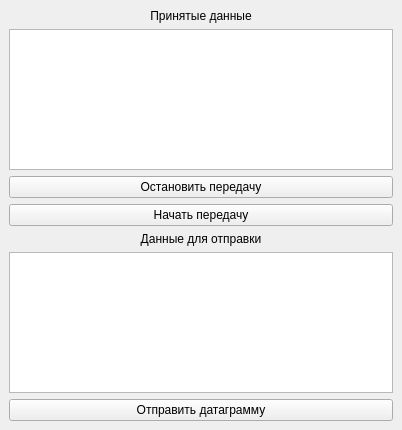
<?xml version="1.0" encoding="UTF-8"?>
<ui version="4.0">
 <class>MainWindow</class>
 <widget class="QMainWindow" name="MainWindow">
  <property name="geometry">
   <rect>
    <x>0</x>
    <y>0</y>
    <width>402</width>
    <height>430</height>
   </rect>
  </property>
  <property name="windowTitle">
   <string>MainWindow</string>
  </property>
  <widget class="QWidget" name="centralwidget">
   <layout class="QVBoxLayout" name="verticalLayout">
    <item>
     <widget class="QLabel" name="lb_receiveData">
      <property name="text">
       <string>Принятые данные</string>
      </property>
      <property name="alignment">
       <set>Qt::AlignCenter</set>
      </property>
     </widget>
    </item>
    <item>
     <widget class="QTextEdit" name="te_result"/>
    </item>
    <item>
     <widget class="QPushButton" name="pb_stop">
      <property name="text">
       <string>Остановить передачу</string>
      </property>
     </widget>
    </item>
    <item>
     <widget class="QPushButton" name="pb_start">
      <property name="text">
       <string>Начать передачу</string>
      </property>
     </widget>
    </item>
    <item>
     <widget class="QLabel" name="lb_sendData">
      <property name="text">
       <string>Данные для отправки</string>
      </property>
      <property name="alignment">
       <set>Qt::AlignCenter</set>
      </property>
     </widget>
    </item>
    <item>
     <widget class="QTextEdit" name="te_data"/>
    </item>
    <item>
     <widget class="QPushButton" name="pb_send">
      <property name="text">
       <string>Отправить датаграмму</string>
      </property>
     </widget>
    </item>
   </layout>
  </widget>
 </widget>
 <resources/>
 <connections/>
</ui>
